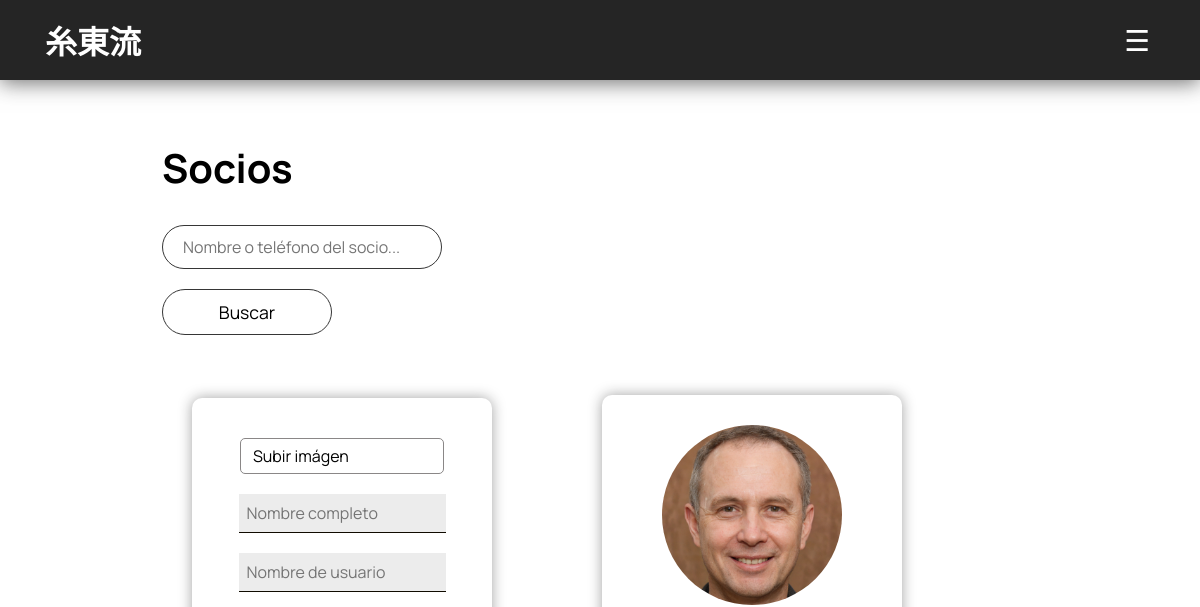
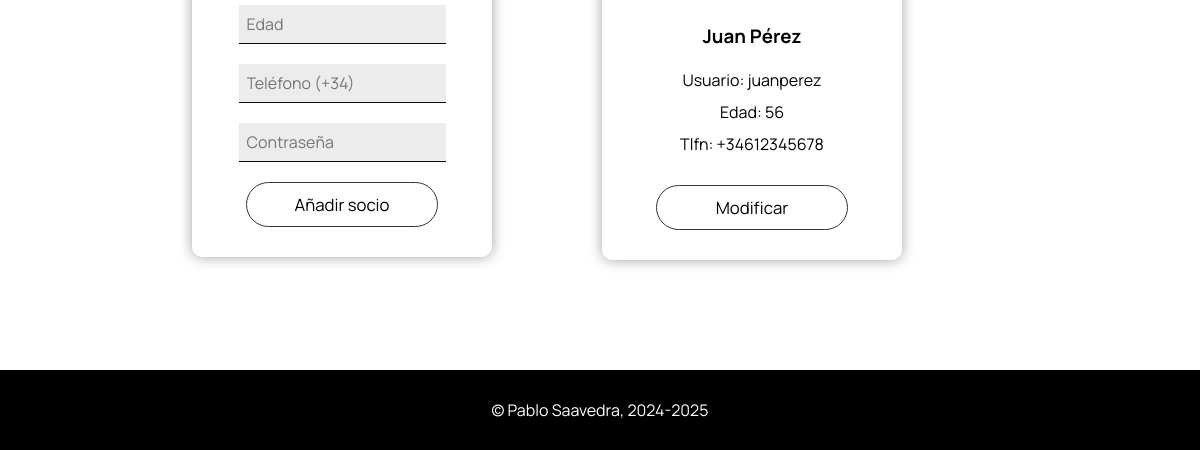
The page /paginas/socios/socios.php (signed in) on the database as committed earlier (2 pictures, top to bottom).
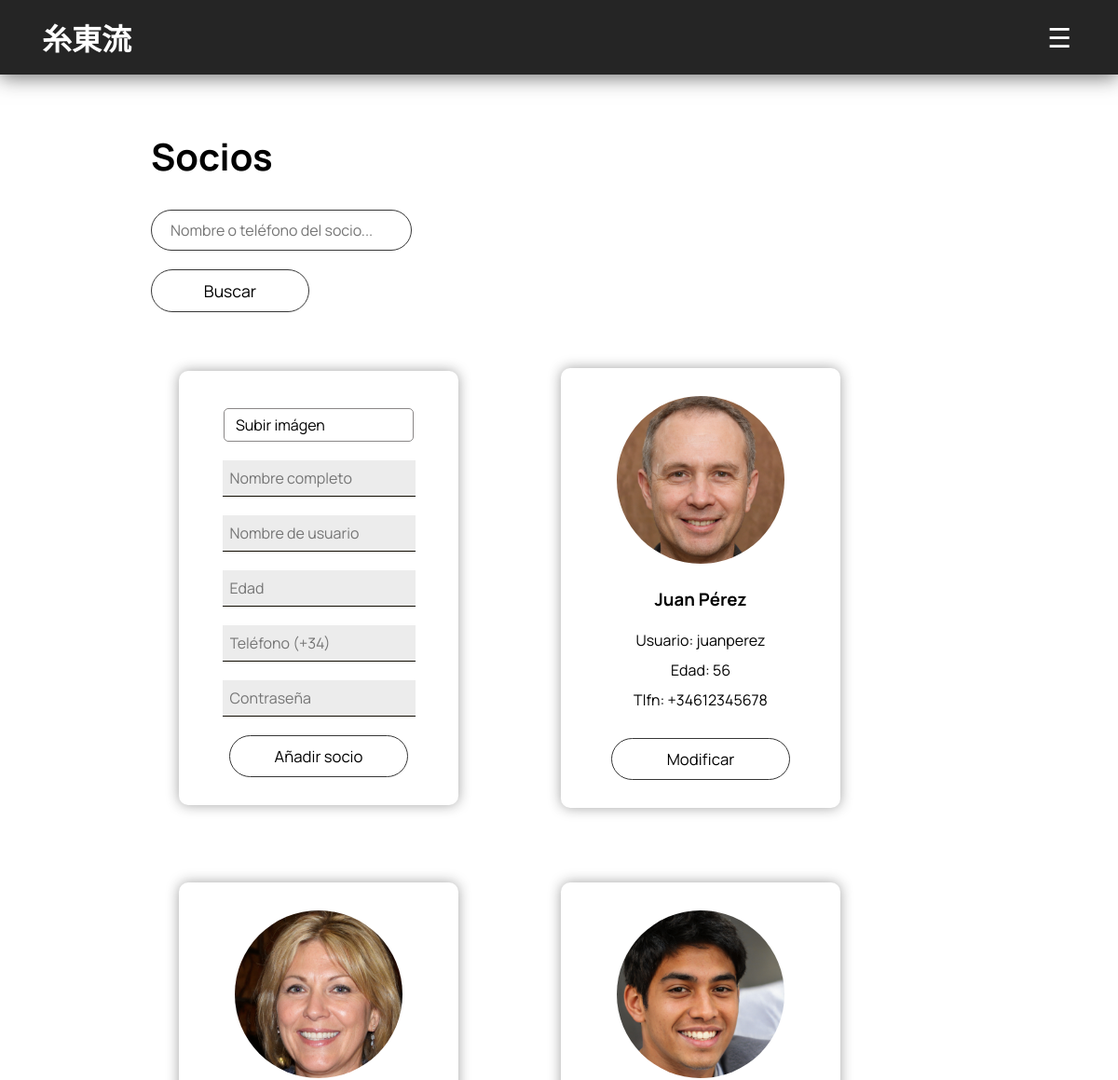
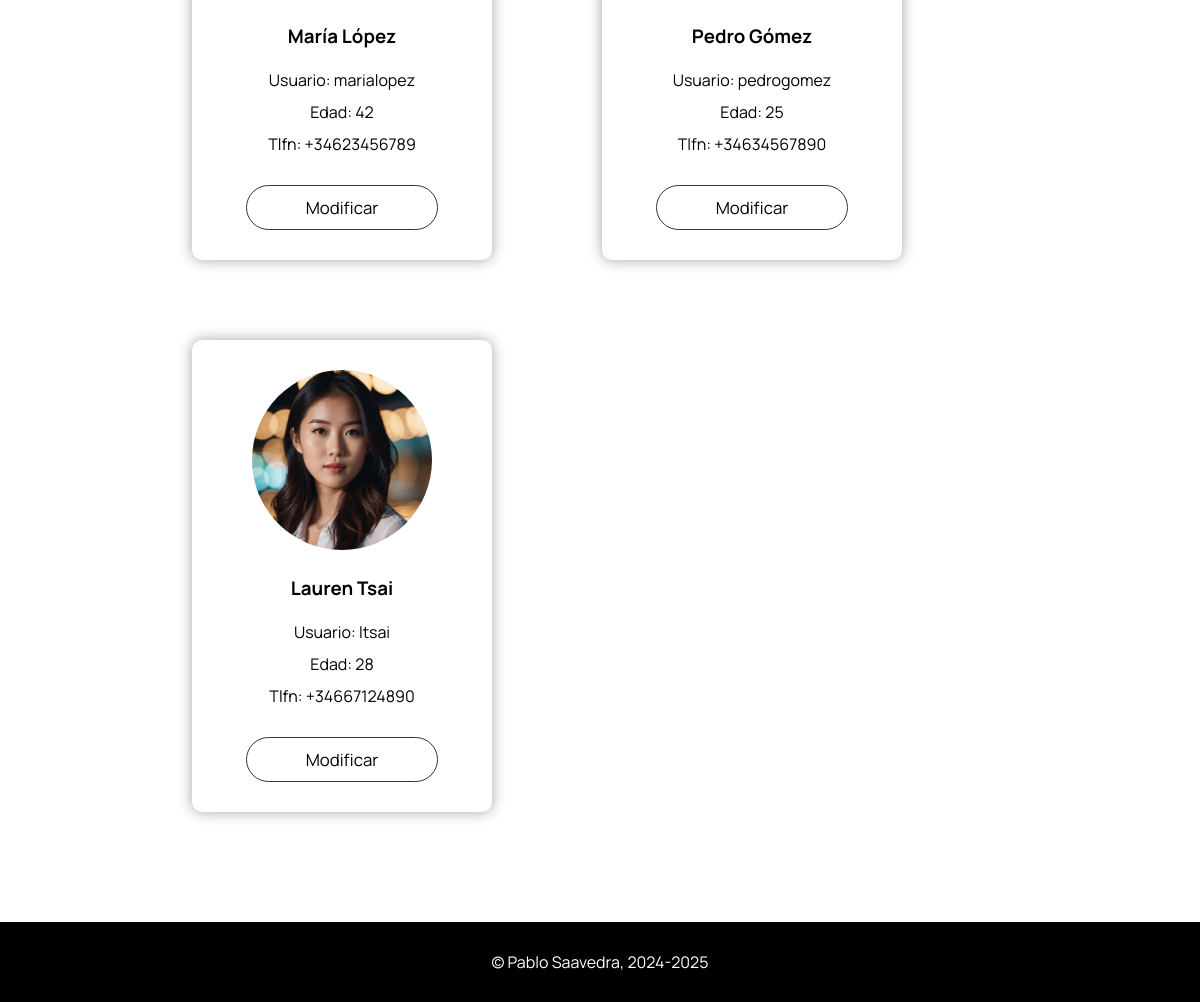
The same page on the database as committed later (2 pictures, top to bottom).
### tables this page shows
CREATE TABLE socio (
    id INTEGER NOT NULL PRIMARY KEY AUTO_INCREMENT,
    nombre VARCHAR(150) NOT NULL,
    edad INTEGER,
    pass VARCHAR(255) NOT NULL,
    tipo ENUM('admin', 'socio') NOT NULL,
    usuario VARCHAR(255) NOT NULL UNIQUE,
    telefono VARCHAR(15) UNIQUE,
    foto VARCHAR(255)
);

### php/funciones.php (the view, shortened to what this page needs)
<?php
    function dibujarCabecera($ruta_i, $ruta_soc, $ruta_serv, $ruta_tes, $ruta_not, $ruta_cit, $ruta_prod, $ruta_dojo, $ruta_acc, $usuario, $sesion){
        $resultado='';
        $resultado.="
            <header>
                <h1><a href='$ruta_i'>糸東流</a></h1>
                    <nav>
                        <ul>
        ";
        if($sesion == ""){
            $resultado .= "
                <li><a href='$ruta_serv'>SERVICIOS</a></li>
                <li><a href='$ruta_tes'>TESTIMONIOS</a></li>
            ";
        } else {
            $resultado .= "
                <li><a href='$ruta_not'>NOTICIAS</a></li>
                <li><a href='$ruta_serv'>SERVICIOS</a></li>
                <li><a href='$ruta_dojo'>DOJO</a></li>
                <li><a href='$ruta_tes'>TESTIMONIOS</a></li>
                <li><a href='$ruta_cit'>CITAS</a></li>
            ";
        }
        if($sesion != "") {
            if($sesion == "admin"){
                $resultado .= "
                    <li><a href='$ruta_prod/productos.php'>PRODUCTOS</a></li>
                    <li><a href='$ruta_soc/socios.php'>SOCIOS</a></li>
                    <li><a href='$ruta_acc/cerrar-sesion.php'>CERRAR SESIÓN DE ADMINISTRADOR</a></li>
                ";
            } else {
                $resultado .= "
                    <li><a href='$ruta_prod/productos-cli.php'>PRODUCTOS</a></li>
                    <li><a href='$ruta_soc/perfil-socio.php'>PERFIL</a></li>
                    <li class ='close-session'><a href='$ruta_acc/cerrar-sesion.php'>CERRAR SESIÓN DE $usuario</a></li>
                ";
            }
        } else {
            $resultado .= "<li><a href='$ruta_acc/acceso.php'>ACCEDER</a></li>";
        }
        $resultado .= "
                    </ul>
                </nav>
            <button id='menu-btn' aria-label='Toggle menu'>&#9776;</button>
            </header>
        ";
        return $resultado;
    }
    function imprimirSociosComp($conexion){
        $resultado='';
        $sql='SELECT id, nombre, usuario, edad, telefono, foto, tipo FROM socio';
        $consulta=$conexion->prepare($sql);
        $consulta->execute();
        $consulta->bind_result($id, $nombre, $usuario, $edad, $tlfn, $ruta_avatar, $tipo);
        while($consulta->fetch()){
            if($tipo != "admin") {
                $resultado.="
                    <div class='tarjeta_socio'>
                        <div class='avatar'><img src='$ruta_avatar'></div>
                        <h3>$nombre</h3>
                        <p>Usuario: $usuario</p>
                        <p>Edad: $edad</p>
                        <p>Tlfn: $tlfn</p>
                        <a href='socios-mod.php?id=$id' class='boton'>Modificar</a>
                    </div>
                ";
            }
        }
        return $resultado;
    }

### paginas/socios/socios.php (shortened to what this page needs)
<!DOCTYPE html>
<html lang="es">
<head>
    <link rel="stylesheet" href="../../css/style.css">
    <link rel="stylesheet" href="../../css/style_socios.css">
</head>
<body>
    <main class='principal-socios'>
        <?php
            $usuario = isset($_SESSION["nombre"]) ? $_SESSION["nombre"] : "";
            $tipo_sesion = isset($_SESSION["tipo"]) ? $_SESSION["tipo"] : "";
            require_once '../../php/funciones.php';
            require_once '../../php/config.php';
            $conexion=conectar($nombre_host, $nombre_usuario, $password_db, $nombre_db);
            $ruta_i="../../index.php";
            $ruta_soc=".";
            $ruta_serv="../servicios/servicios.php";
            $ruta_tes="../testimonios/testimonios.php";
            $ruta_not="../noticias/noticias.php";
            $ruta_cit="../citas/citas.php";
            $ruta_prod = "../productos";
            $ruta_dojo = "../dojo/dojo.php";
            $ruta_acc = "../acceder";
            echo dibujarCabecera($ruta_i, $ruta_soc, $ruta_serv, $ruta_tes, $ruta_not, $ruta_cit, $ruta_prod, $ruta_dojo, $ruta_acc, $usuario, $tipo_sesion);
        ?>
        <section class='socios'>
            <h1>Socios</h1>
            <form action="socios-src.php" method='post' id='buscador'  name='buscar-servicios'>
                <input type="text" placeholder='Nombre o teléfono del socio...' name='texto' id='texto-buscado'>
                <button type="submit">Buscar</button>
            </form>
            <div class='contenido-socios'>
                <div class='tarjeta_socio'>
                        <form action="socios.php" method='post' enctype='multipart/form-data' id='formulario-socios'>
                            <label class="input-file-custom">
                                <input type="file" name='foto-avatar' id="campo-foto" accept="image/*">Subir imágen
                            </label>
                            <input type='text' placeholder='Nombre completo' name='nombre_comp' id="campo-nombre">
                            <input type='text' placeholder='Nombre de usuario' name='nombre_user' id="campo-usuario">
                            <input type='text' placeholder='Edad' name='edad' id="campo-edad">
                            <input type='text' placeholder='Teléfono (+34)' name='tlfn' id="campo-tlfn">
                            <input type='password' placeholder='Contraseña' name='pass' id="campo-pass">
                            <button type='submit'>Añadir socio</button>
                        </form>
                    </div>
                <?php echo imprimirSociosComp($conexion); ?>
            </div>
        </section>
    </main>
    <?php
        include '../../php/footer.php';
    ?>
</body>
</html>

### php/footer.php
<footer>
    <p>&copy; Pablo Saavedra, 2024-2025</p>
</footer>

### css/style.css (style rules this page uses)
* { margin: 0; padding: 0; box-sizing: border-box; font-family: Manrope; }
body { height: 100vh; display: flex; flex-direction: column; }
main.principal-index, main.principal-socios, main.principal-testimonios, main.principal-servicios, main.principal-noticias, main.principal-citas, main.principal-dojo, main.principal-productos, main.principal-acceder { flex: 1; display: flex; flex-direction: column; }
a:link, a:visited, a:hover, a:active { text-decoration: none; color: inherit; }
header { position: sticky; top: 0; z-index: 1; background-color: rgb(37, 37, 37); box-shadow: 0px 3px 20px rgb(37, 37, 37, 0.65); color: white; height: 80px; display: flex; justify-content: space-between; align-items: center; }
header>h1 { margin: 0px 40px 0px 45px; min-width: 100px; font-size: 2em; font-weight: 600; -webkit-user-drag: none; user-select: none; }
#menu-btn { display: none; background: none; border: none; font-size: 1.8em; color: white; cursor: pointer; margin-right: 50px; }
nav ul li, #menu-btn, header>h1 { transition: 0.2s ease; }
footer { background-color: black; color: white; margin-top: auto; min-height: 80px; display: flex; justify-content: center; align-items: center; }
footer p { margin: 0; }
input[type=text], input[type=password] { border: 0; padding: 8px; border-bottom: 1px solid #100B00; background-color: rgb(236, 236, 236); }
input[type=text], textarea, input[type=password] { font-size: 16px; }
form#buscador { display: flex; flex-direction: row; justify-content: space-around; margin: 30px 0px 60px 0px; width: 70%; min-width: 390px; height: 50px; }
form#buscador input[type=text], form#buscador button { border-radius: 30px; padding: 10px 10px 10px 20px; border: 1px solid rgb(54, 54, 54); background-color: inherit; }
form#buscador input[type=text] { width: 70%; min-width: 280px; }
form#buscador button { font-size: 1.1em; padding-left: 10px; transition: 0.2s ease; width: 20%; max-width: 150px; min-width: 125px; margin-left: 30px; }
@media (width <= 1417px) { form#buscador { width: fit-content; flex-direction: column; height: auto; gap: 20px; } }
@media (width <= 1417px) { form#buscador button { margin-left: 0; min-width: 170px; } }
@media (width <= 1417px) { #menu-btn { display: inline-block; } }

### css/style_socios.css (style rules this page uses)
section.socios { width: 73%; align-self: center; padding: 60px 0px 60px 0px; }
section.socios { max-width: 1180px; }
section.socios > div.contenido-socios { display: flex; flex-direction: row; flex-wrap: wrap; gap: 80px; place-items: center; margin-bottom: 50px; }
section.socios h1 { font-size: 40px; margin-bottom: 30px; }
div.tarjeta_socio { display: flex; flex-direction: column; align-items: center; padding: 30px; width: 300px; border-radius: 10px; box-shadow: 0px 0px 14px rgba(25, 25, 25, 0.4); margin-left: 30px; }
div.tarjeta_socio h3 { margin-bottom: 20px; }
div.tarjeta_socio p { margin-bottom: 10px; }
div.tarjeta_socio a.boton, button[type=submit] { border-radius: 30px; border: 1px solid rgb(54, 54, 54); width: 80%; text-align: center; background-color: inherit; color: black; font-size: 1.05em; margin-top: 20px; padding: 10px; transition: 0.3s ease; }
div.tarjeta_socio div.avatar { border-radius: 50%; overflow: hidden; width: 180px; height: 180px; margin-bottom: 25px; }
div.avatar img, .img-perfil { width: 100%; height: 100%; object-fit: cover; object-position: center; -webkit-user-drag: none; }
div.tarjeta_socio form { display: flex; flex-direction: column; width: 100%; align-items: center; }
div.tarjeta_socio form input, div.tarjeta_socio form label { margin: 10px 0px 10px 0px; }
.input-file-custom { border: 1px solid #8a8787; border-radius: 5px; padding: 6px 12px; cursor: pointer; width: 85%; }
button[type=submit] { margin: 0px; }
#formulario-socios button { margin-top: 10px; }

Rows that differ between the two databases and show on the page:
added socio: foto (picture), nombre "María López", usuario "marialopez", edad "42", telefono "+34623456789"
added socio: foto (picture), nombre "Pedro Gómez", usuario "pedrogomez", edad "25", telefono "+34634567890"
added socio: foto (picture), nombre "Lauren Tsai", usuario "ltsai", edad "28", telefono "+34667124890"
